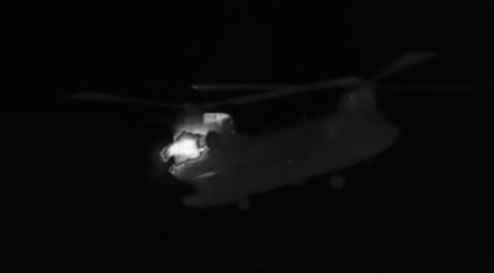
#> input picture zy3.bmp, 494 x 273 px
$ python colormap.py
#> lines starting #> are read from the running program, lines starting #| are printed output that depends on the picture
# -*- coding: utf-8 -*-
"""
Created on Sat Nov 27 14:45:34 2021

@author: a
"""

import numpy as np
from scipy.interpolate import interp1d
def gen_colormap(r=np.array(range(16)).reshape(1,16)*16,
                 g=-np.array(range(16)).reshape(1,16)*16+240,
                 b=np.array(range(16)).reshape(1,16)*16):
    x = np.array(range(0, 256,17))
    nx = np.array(range(0,256,1))
    nr = interp1d(x,r)(nx).reshape([1,256])
    ng = interp1d(x, g)(nx).reshape([1,256])
    nb = interp1d(x, b)(nx).reshape([1,256])
    A = np.array([nr, ng, nb])
    A = np.swapaxes(A, 0, 1)
    A = np.swapaxes(A, 1, 2)
    A = A.astype('uint8')
    return A

import cv2 as cv

src = cv.imread('zy3.bmp')
#> src is the input picture: shape (273, 494, 3); min 1, max 249, mean 9.2
cv.namedWindow("input", cv.WINDOW_AUTOSIZE)
cv.imshow("input", src)
colormap = gen_colormap()
dst = cv.LUT(src,colormap[:])
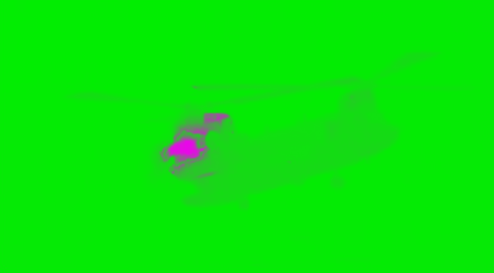
#> dst: shape (273, 494, 3); mean B, G, R 8, 231, 8
cv.imshow("output", dst)
cv.waitKey(0)

# [7 lines of commented-out code are left out]
